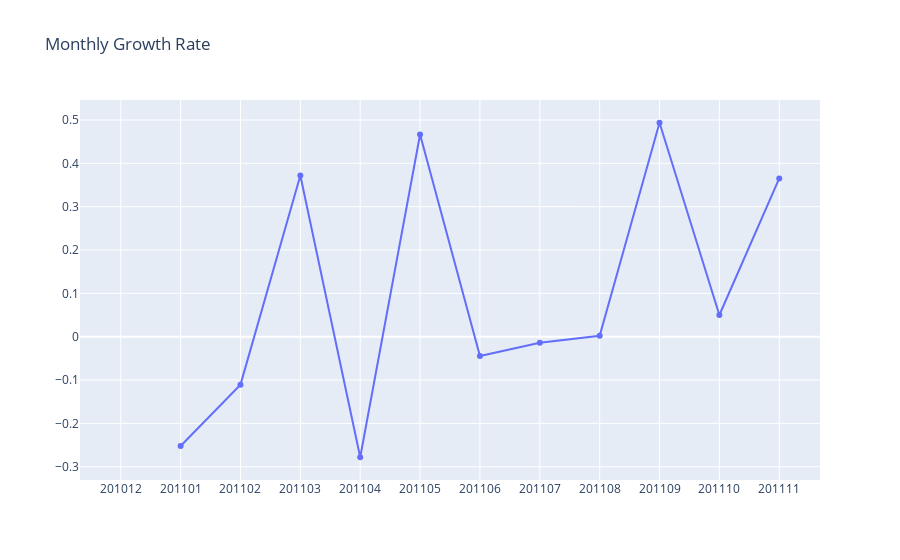

Notebook source saved alongside this figure:
### Code cell
x=df_revenue.query("InvoiceYearMonth < 201112")['InvoiceYearMonth']
y=df_revenue.query("InvoiceYearMonth < 201112")['MonthlyGrowth']
query_plot(x, y, 'category', 'Monthly Growth Rate')

### Figure 1 — Plotly figure (JSON) as saved in the notebook; plotly's stock layout.template omitted (floating-point values rounded to 4 significant figures)
{"data": [{"type": "scatter", "x": [201012, 201101, 201102, 201103, 201104, 201105, 201106, 201107, 201108, 201109, 201110, 201111], "y": [null, -0.2523, -0.1106, 0.3718, -0.2782, 0.4666, -0.04453, -0.01421, 0.002026, 0.4937, 0.05003, 0.3652]}], "layout": {"title": {"text": "Monthly Growth Rate"}, "xaxis": {"type": "category"}}}
